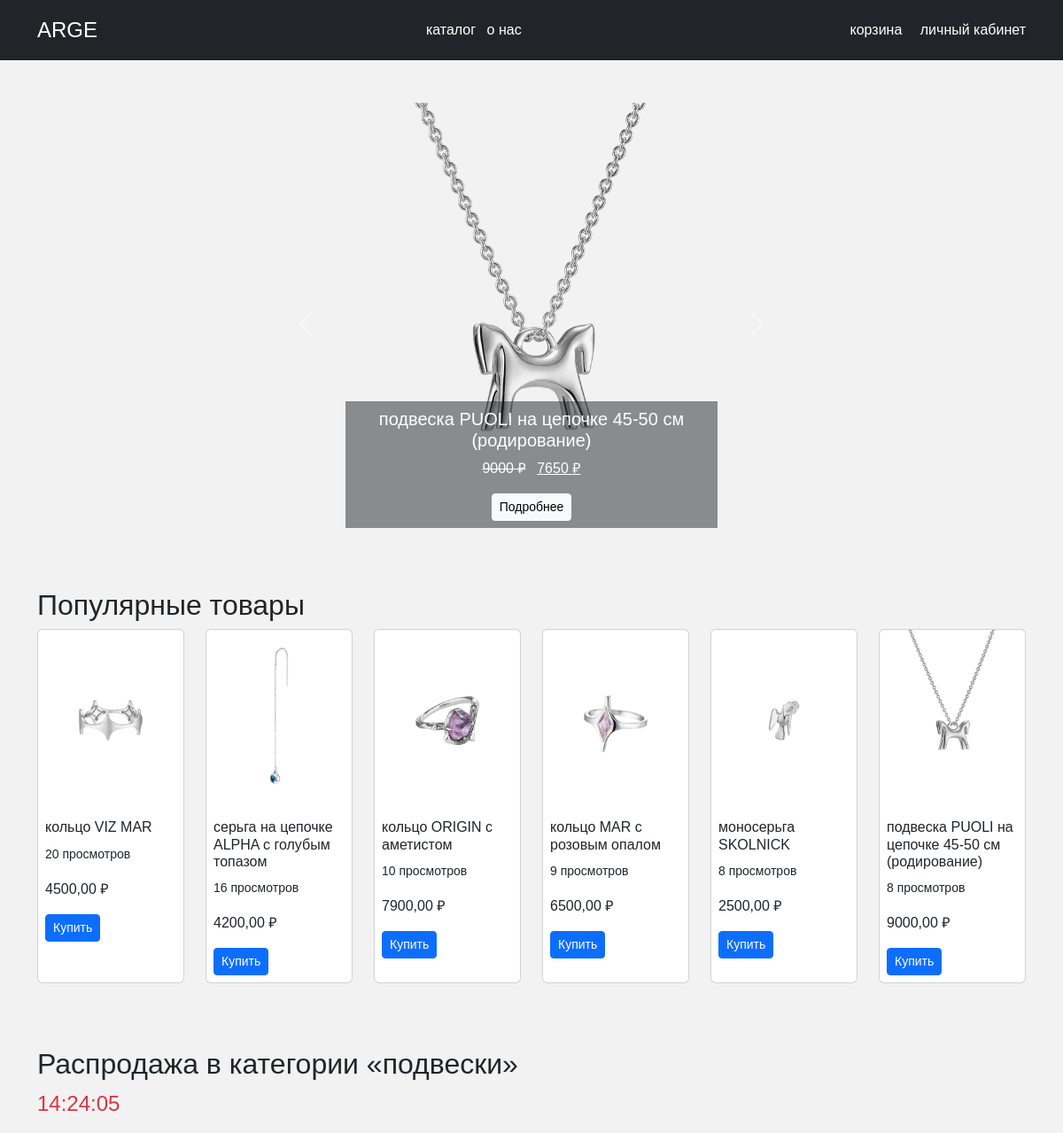
Before: / (upper part) with the older database file.
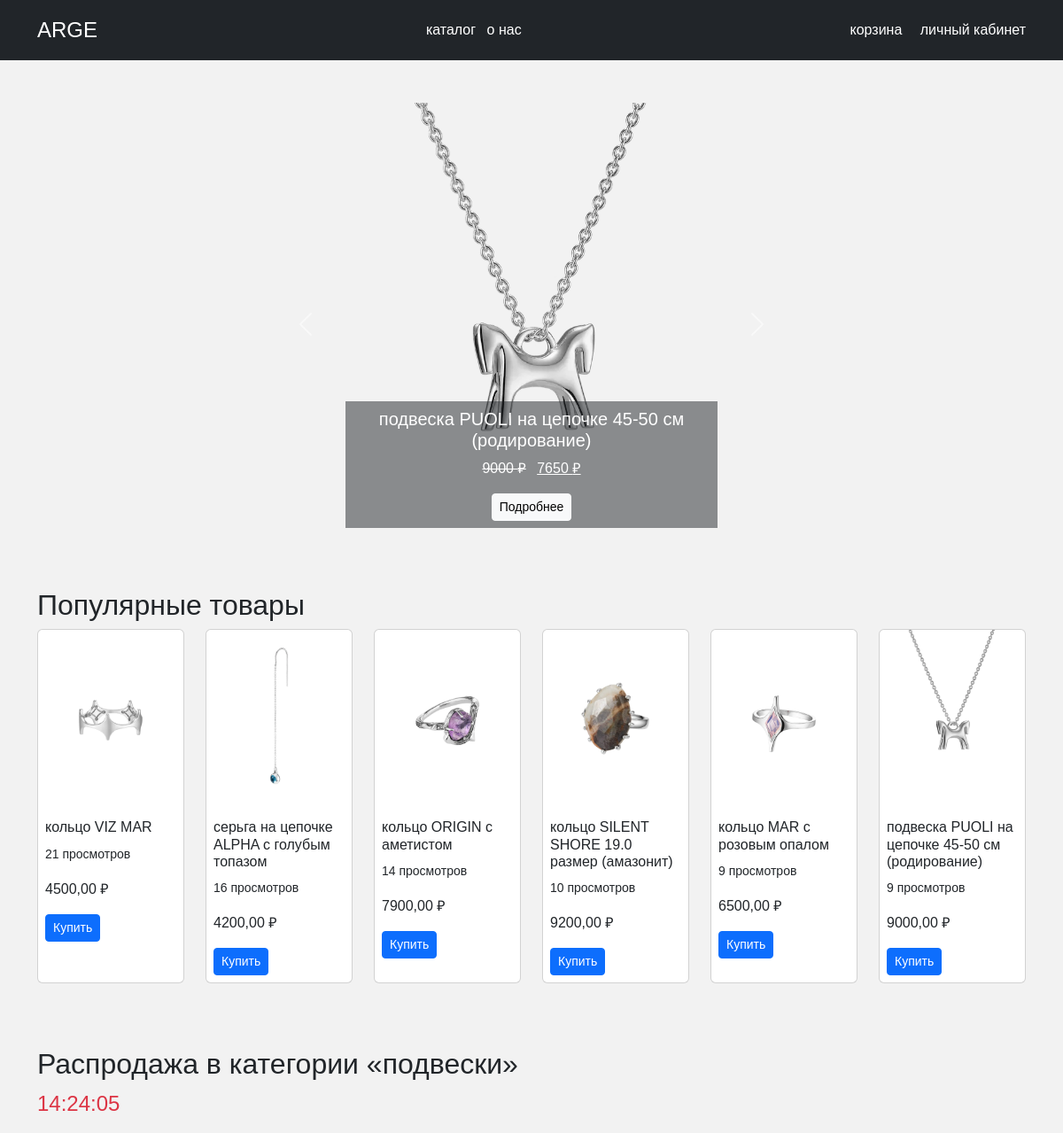
After: the same page with the newer database file.
### members/models.py (models this page shows, shortened)
class Product(models.Model):
    name = models.CharField(max_length=255)
    description = models.TextField()
    price = models.DecimalField(max_digits=10, decimal_places=2)
    category = models.ForeignKey(Category, related_name='products', on_delete=models.CASCADE)
    status = models.CharField(max_length=50, default='available')
    view_count = models.PositiveIntegerField(default=0, verbose_name="Просмотров")
    created_at = models.DateTimeField(default=timezone.now, verbose_name="Дата добавления")
    objects = models.Manager()
    available = AvailableProductsManager()
    class Meta:
        ordering = ['-price']
    class Meta:
        verbose_name = "Товар"
        verbose_name_plural = "Товары"
    @property
    def discounted_price(self):
        now = timezone.now()
        event = SaleEvent.objects.filter(
            category=self.category,
            end_time__gt=now
        ).first()
        if not event:
            return None
        return self.price * (100 - event.discount) / 100

class ProductImg(models.Model):
    product = models.ForeignKey(Product, related_name='images', on_delete=models.CASCADE)
    img = models.ImageField(upload_to='product_images/', null=True, blank=True)
    class Meta:
        verbose_name = "Фото товара"
        verbose_name_plural = "Фото товаров"

class Category(models.Model):
    name = models.CharField(max_length=255)
    description = models.TextField()
    class Meta:
        verbose_name = "Категория"
        verbose_name_plural = "Категории"

class SaleEvent(models.Model):
    category = models.ForeignKey(Category, on_delete=models.CASCADE, verbose_name="Категория распродажи")
    discount = models.PositiveIntegerField(verbose_name="Скидка, %")
    end_time = models.DateTimeField(verbose_name="Конец акции")
    class Meta:
        verbose_name = "Событие распродажи"
        verbose_name_plural = "События распродаж"

### members/views.py (the view)
# urls.py: 2. Add a URL to urlpatterns:  path('', views.home, name='home')
def home(request):
    latest_products = Product.objects.filter(status='available').order_by('-created_at')[:5]
    popular_products = Product.objects.filter(status='available').order_by('-view_count')[:6]
    sale_event = SaleEvent.objects.filter(end_time__gt=timezone.now()).first()
    sale_products = []
    if sale_event:
        for p in Product.objects.filter(category=sale_event.category, status='available'):
            discount_price = p.price * (100 - sale_event.discount) / 100
            sale_products.append({
                'product': p,
                'old_price': p.price,
                'new_price': f"{discount_price:.2f}",
            })
    return render(request, 'home.html', {
        'latest_products': latest_products,
        'popular_products': popular_products,
        'sale_event': sale_event,
        'sale_products': sale_products,
    })

### templates/home.html (shortened to what this page needs)
{% extends "base.html" %}
{% load static %}
{% block content %}
 <div id="mainCarousel" class="carousel slide mb-5" data-bs-ride="carousel">
    <div class="carousel-inner">
        {% for p in latest_products %}
            <div class="carousel-item{% if forloop.first %} active{% endif %}">
                {% if p.images.first %}
                    <img src="{{ p.images.first.img.url }}" class="d-block w-100" alt="{{ p.name }}">
                {% else %}
                    <img src="https://via.placeholder.com/900x400" class="d-block w-100">
                {% endif %}
                <div class="carousel-caption bg-dark bg-opacity-50 p-2">
                    <h5>{{ p.name }}</h5>
                    {% if p.discounted_price %}
                        <p>
                            <del>{{ p.price|floatformat:0 }} ₽</del>
                            <ins class="ms-2">{{ p.discounted_price|floatformat:0 }} ₽</ins>
                        </p>
                    {% else %}
                        <p>{{ p.price|floatformat:0 }} ₽</p>
                    {% endif %}
                    <a href="{% url 'product_detail' p.id %}" class="btn btn-sm btn-light">Подробнее</a>
                </div>
            </div>
        {% endfor %}
    </div>
    <button class="carousel-control-prev" type="button" data-bs-target="#mainCarousel" data-bs-slide="prev">
        <span class="carousel-control-prev-icon"></span>
    </button>
    <button class="carousel-control-next" type="button" data-bs-target="#mainCarousel" data-bs-slide="next">
        <span class="carousel-control-next-icon"></span>
    </button>
 </div>
<section class="mb-5">
    <h2>Популярные товары</h2>
    <div class="row">
        {% for p in popular_products %}
            <div class="col-6 col-md-4 col-lg-2 mb-4">
                <div class="card h-100">
                    {% if p.images.first %}
                        <img src="{{ p.images.first.img.url }}" class="card-img-top" alt="{{ p.name }}">
                    {% endif %}
                    <div class="card-body p-2">
                        <h6 class="card-title">{{ p.name }}</h6>
                        <p class="card-text"><small>{{ p.view_count }} просмотров</small></p>
                        <p class="card-text">{{ p.price }} ₽</p>
                        <a href="{% url 'product_detail' p.id %}" class="btn btn-sm btn-primary">Купить</a>
                    </div>
                </div>
            </div>
        {% endfor %}
    </div>
</section>
{% if sale_event %}
    <section class="mb-5">
        <h2>Распродажа в категории «{{ sale_event.category.name }}»</h2>
        <div id="sale-timer" data-end="{{ sale_event.end_time|date:"c" }}" class="fs-4 text-danger mb-3"></div>
    </section>
{% endif %}
{% endblock %}

Changed rows visible on the page:
no longer on this page (row unchanged): Product: images.first.img (picture), name "моносерьга SKOLNICK", view_count "8", price "2500,00", shown under "Популярные товары"
changed Product "подвеска PUOLI на цепочке 45-50 см (родирование)": view_count "8" → "9"
changed Product "кольцо VIZ MAR": view_count "20" → "21"
changed Product "кольцо ORIGIN с аметистом": view_count "10" → "14"
now on this page (row edited): Product: images.first.img (picture), name "кольцо SILENT SHORE 19.0 размер (амазонит)", view_count "10", price "9200,00", shown under "Популярные товары"
